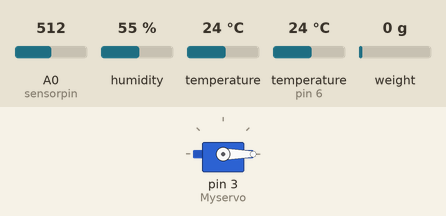
Simulated run of this sketch. Board: Arduino Uno, built with avr-gcc and run on an emulated ATmega328P. Parts: servo. The test bench sets the inputs (shaded band); at power-on: A0 (sensorpin) = 512, humidity 55 %, temperature 24 °C, temperature (sensor on pin 6) 24 °C, weight on the scale 0 g. What the sketch prints to the serial monitor is not drawn.

Above: at 0.2 s.
Timing chart, 0 to 1.7 s (numbered marks = the images above):
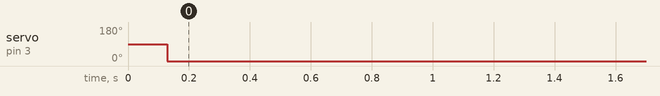

The sketch:

main_code.ino
```cpp
// All definition and imports

//#include <LiquidCrystal_I2C.h>
#include <Q2HX711.h>
#include "Average.h"
#include<Servo.h>
//#include "spo2_algorithm.h"
#include <Wire.h>
#include <DHT.h>
#include "MAX30105.h"
#include "heartRate.h"
#define DHTPIN 6
#define DHTTYPE DHT11
#define MAX_BRIGHTNESS 255
#include "HX710B.h"
#include<math.h>


// Humidity sensor variable declaration
//LiquidCrystal_I2C lcd(0x27, 16, 2);
DHT dht(DHTPIN,DHTTYPE);

// spo2 sensor variable declaration

MAX30105 particleSensor;

const byte RATE_SIZE = 4; //Increase this for more averaging. 4 is good.
byte rates[RATE_SIZE]; //Array of heart rates
byte rateSpot = 0;
long lastBeat = 0; //Time at which the last beat occurred

float beatsPerMinute;
int beatAvg;


//servo and servoCycles
Servo Myservo;
int pos;
int ambuMode; //0 == do nothing, 1 == automated, 2 == assisted
int ambuDelay[3];//0: delay 15 == > 20 bpm; 1: D = 20, bpm = 15; 2: D = 25, bpm = 12-13 ; bpm x delay = 300
int breathsPerMin;


// Pressure sensor Variables declaration


const byte MPS_OUT_pin = 2; // OUT data pin
const byte MPS_SCK_pin = 4; // clock data pin
int avg_size = 10; // #pts to average over
int sensorpin=A0;
Q2HX711 MPS20N0040D(MPS_OUT_pin, MPS_SCK_pin); // start comm with the HX710B
Average<long> ave(avg_size);


void read_sensors()
{

  float temperature_body = particleSensor.readTemperature();


}


void setup()
{


  Serial.begin(9600); // start the serial port


  //
  dht.begin();


  // Servo setup
  Myservo.attach(3);
  ambuDelay[0] = 15;
  ambuDelay[1] = 20;
  ambuDelay[2] = 25;
  ambuMode = 2;
  breathsPerMin = 2;

  // spo2 setup

    // Initialize sensor
  if (!particleSensor.begin(Wire, I2C_SPEED_FAST)) {
    Serial.println("MAX30102 was not found. Please check wiring/power. ");
    while (1);
  }


  particleSensor.enableDIETEMPRDY(); //Enable the temp ready interrupt. This is required.


}

void loop()
{


  read_sensors();
  ave.push(MPS20N0040D.read());
  //Serial.println(ave.mean());

  float ecg=analogRead(A0);
  float hum=dht.readHumidity();
  if(isnan(hum))
  hum=60;

  float temp=dht.readTemperature();
  if(isnan(temp))
  temp=31;
  float pressure=ave.mean();

  Serial.print(temp);
  Serial.print("|");
  Serial.print(hum);
  Serial.print("|");
  Serial.print(100.5);
  Serial.print("|");
  Serial.print(99.5);
  Serial.print("|");
  Serial.print(pressure/93000);
  Serial.print("|");
  Serial.print(ecg/2);
  Serial.println("|");

  if(ambuMode == 2)
  {

       if(ave.mean()>9950000.00)
      {
        for(pos=0;pos<=180;pos=pos+10)
        {

          Myservo.write(pos);
          //read_sensors();
         // delay(1);
        }
      }
      else if(ave.mean()<9000000.00)
      {
        for(pos=180;pos>=0;pos=pos-10)
        {
          Myservo.write(pos);
          //read_sensors();
         // delay(1);
        }
      }
      else
      {
          Myservo.write(pos);
//        lcd.print("Resting");
      }
      delay(100);


  }
  else if(ambuMode == 1){

      for (pos = 0; pos <= 180; pos = pos + 3) {

      Myservo.write(pos);
      //read_sensors();
      delay(ambuDelay[breathsPerMin]); //delay 15 == > 20 bpm; D = 20, bpm = 15; D = 25, bpm = 12-13
    }
    delay(500);

    for (pos = 180; pos >= 0; pos = pos - 2) {

      Myservo.write(pos);
      //read_sensors();
      delay(ambuDelay[breathsPerMin]);
    }
    delay(500);
  }


}
```

Average.h
```cpp
#ifndef _AVERAGE_H
#define _AVERAGE_H

#if (ARDUINO >= 100)
# include <Arduino.h>
#else
# include <WProgram.h>
#endif

#include <math.h>

inline static float sqr(float x) {
  return x*x;
}

template <class T> class Average {
private:
  // Private functions and variables here.  They can only be accessed
  // by functions within the class.
  T *_store;
  T _sum;                                               // _sum variable for faster mean calculation
  uint32_t _position;                                   // _position variable for circular buffer
  uint32_t _count;
  uint32_t _size;

public:
  // Public functions and variables.  These can be accessed from
  // outside the class.
  Average(uint32_t size);
  ~Average();
  float rolling(T entry);
  void push(T entry);
  float mean();
  T mode();
  T minimum();
  T maximum();
  float stddev();
  T get(uint32_t);
  void leastSquares(float &m, float &b, float &r);
  int getCount();
  T predict(int x);

};

template <class T> int Average<T>::getCount() {
  return _count;
}

template <class T> Average<T>::Average(uint32_t size) {
  _size = size;
  _count = 0;
  _store = (T *)malloc(sizeof(T) * size);
  _position = 0;                                            // track position for circular storage
  _sum = 0;                                                 // track sum for fast mean calculation
  for (uint32_t i = 0; i < size; i++) {
    _store[i] = 0;
  }
}

template <class T> Average<T>::~Average() {
  free(_store);
}

template <class T> void Average<T>::push(T entry) {
  if (_count < _size) {                                     // adding new values to array
    _count++;                                             // count number of values in array
  }
  else {                                                    // overwriting old values
    _sum = _sum -_store[_position];                       // remove old value from _sum
  }
  _store[_position] = entry;                                // store new value in array
  _sum += entry;                                            // add the new value to _sum
  _position += 1;                                           // increment the position counter
  if (_position >= _size) _position = 0;                    // loop the position counter
  }


  template <class T> float Average<T>::rolling(T entry) {
    push(entry);
    return mean();
  }

  template <class T> float Average<T>::mean() {
    if (_count == 0) {
      return 0;
    }
    return (float(_sum) / (float)_count);                     // mean calculation based on _sum
  }

  template <class T> T Average<T>::mode() {
    uint32_t pos;
    uint32_t inner;
    T most;
    uint32_t mostcount;
    T current;
    uint32_t currentcount;

    if (_count == 0) {
      return 0;
    }

    most = _store[0];
    mostcount = 1;
    for(pos = 0; pos < _count; pos++) {
      current = _store[pos];
      currentcount = 0;
      for(inner = pos + 1; inner < _count; inner++) {
        if(_store[inner] == current) {
          currentcount++;
        }
      }
      if(currentcount > mostcount) {
        most = current;
        mostcount = currentcount;
      }
      // If we have less array slices left than the current
      // maximum count, then there is no room left to find
      // a bigger count.  We have finished early and we can
      // go home.
      if(_count - pos < mostcount) {
        break;
      }
    }
    return most;
  }

  template <class T> T Average<T>::minimum() {
    T minval;

    if (_count == 0) {
      return 0;
    }

    minval = _store[0];

    for(uint32_t i = 0; i < _count; i++) {
      if(_store[i] < minval) {
        minval = _store[i];
      }
    }
    return minval;
  }

  template <class T> T Average<T>::maximum() {
    T maxval;

    if (_count == 0) {
      return 0;
    }

    maxval = _store[0];

    for(uint32_t i = 0; i < _count; i++) {
      if(_store[i] > maxval) {
        maxval = _store[i];
      }
    }
    return maxval;
  }

  template <class T> float Average<T>::stddev() {
    float square;
    float sum;
    float mu;
    float theta;
    int i;

    if (_count == 0) {
      return 0;
    }

    mu = mean();

    sum = 0;
    for(uint32_t i = 0; i < _count; i++) {
      theta = mu - (float)_store[i];
      square = theta * theta;
      sum += square;
    }
    return sqrt(sum/(float)_count);
  }

  template <class T> T Average<T>::get(uint32_t index) {
    if (index >= _count) {
      return 0;
    }
    int32_t cindex = _position-index;                         // position in circular buffer
    if (cindex < 0) cindex = _size + cindex;                  // need to loop around for negative cindex
      return _store[cindex];
    }

    template <class T> void Average<T>::leastSquares(float &m, float &c, float &r) {
      float   sumx = 0.0;                        /* sum of x                      */
      float   sumx2 = 0.0;                       /* sum of x**2                   */
      float   sumxy = 0.0;                       /* sum of x * y                  */
      float   sumy = 0.0;                        /* sum of y                      */
      float   sumy2 = 0.0;                       /* sum of y**2                   */

      for (int i=0;i<_count;i++)   {
        sumx  += i;
        sumx2 += sqr(i);
        sumxy += i * _store[i];
        sumy  += _store[i];
        sumy2 += sqr(_store[i]);
      }

      float denom = (_count * sumx2 - sqr(sumx));
      if (denom == 0) {
        // singular matrix. can't solve the problem.
        m = 0;
        c = 0;
        r = 0;
        return;
      }

      m = 0 - (_count * sumxy  -  sumx * sumy) / denom;
      c = (sumy * sumx2  -  sumx * sumxy) / denom;
      r = (sumxy - sumx * sumy / _count) / sqrt((sumx2 - sqr(sumx)/_count) * (sumy2 - sqr(sumy)/_count));
    }

    template <class T> T Average<T>::predict(int x) {
      float m, c, r;
      leastSquares(m, c, r); // y = mx + c;

      T y = m * x + c;
      return y;
    }

    #endif
```

HX710B.h
```cpp
#ifndef HX710B_h
#define HX710B_h

#if ARDUINO >= 100
#include "Arduino.h"
#else
#include "WProgram.h"
#endif

class HX710B
{
	private:
		byte PD_SCK;	// Power Down and Serial Clock Input Pin
		byte DOUT;		// Serial Data Output Pin
		long OFFSET = 0;	// used for tare weight
		float SCALE = 1;	// used to return weight in grams, kg, ounces, whatever
        float RES = 2.98023e-7;
	public:

		HX710B();

		virtual ~HX710B();

		// Initialize library with data output pin, clock input pin and gain factor.
		// Channel selection is made by passing the appropriate gain:
		// - With a gain factor of 64 or 128, channel A is selected
		// - With a gain factor of 32, channel B is selected
		// The library default is "128" (Channel A).
		void begin(byte dout, byte pd_sck);

		// Check if HX710B is ready
		// from the datasheet: When output data is not ready for retrieval, digital output pin DOUT is high. Serial clock
		// input PD_SCK should be low. When DOUT goes to low, it indicates data is ready for retrieval.
		bool is_ready();

		// Wait for the HX710B to become ready
		void wait_ready(unsigned long delay_ms = 0);
		bool wait_ready_retry(int retries = 3, unsigned long delay_ms = 0);
		bool wait_ready_timeout(unsigned long timeout = 1000, unsigned long delay_ms = 0);

		// waits for the chip to be ready and returns a reading
		long read();

		// returns an average reading; times = how many times to read
		long read_average(byte times = 10);

        // returns pressure in kilopascals
        float pascal();

        //returns pressure in atm
        float atm();

        //returns pressure in mmHg
        float mmHg();

        //returns pressure in psi
        float psi();

		// returns (read_average() - OFFSET), that is the current value without the tare weight; times = how many readings to do
		double get_value(byte times = 1);

		// returns get_value() divided by SCALE, that is the raw value divided by a value obtained via calibration
		// times = how many readings to do
		float get_units(byte times = 1);

		// set the OFFSET value for tare weight; times = how many times to read the tare value
		void tare(byte times = 10);

		// set the SCALE value; this value is used to convert the raw data to "human readable" data (measure units)
		void set_scale(float scale = 1.f);

		// get the current SCALE
		float get_scale();

		// set OFFSET, the value that's subtracted from the actual reading (tare weight)
		void set_offset(long offset = 0);

		// get the current OFFSET
		long get_offset();

		// puts the chip into power down mode
		void power_down();

		// wakes up the chip after power down mode
		void power_up();
};

#endif /* HX710B_h */
```

Measured:
- by itself, servo on pin 3 (Myservo): 90° → 0° at 0.13 s
